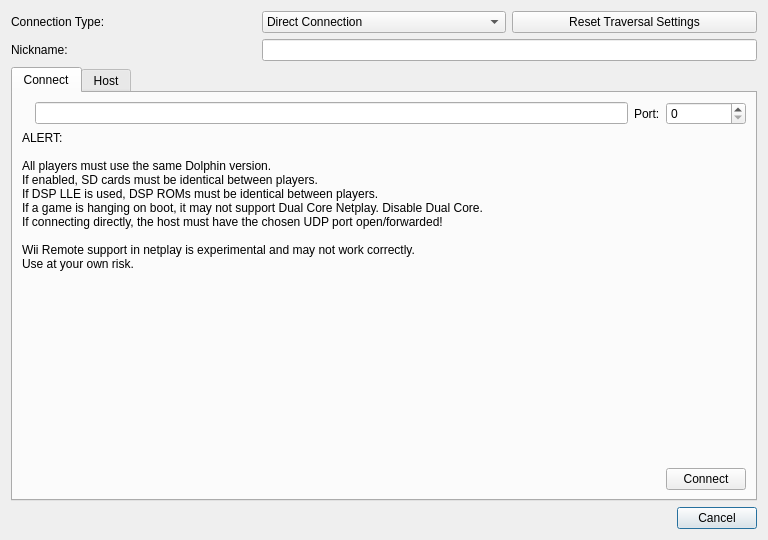
<?xml version="1.0" encoding="UTF-8"?>
<ui version="4.0">
 <class>NetPlaySetupDialog</class>
 <widget class="QDialog" name="NetPlaySetupDialog">
  <property name="geometry">
   <rect>
    <x>0</x>
    <y>0</y>
    <width>768</width>
    <height>540</height>
   </rect>
  </property>
  <property name="windowTitle">
   <string>NetPlay Setup</string>
  </property>
  <layout class="QGridLayout" name="rootLayout">
   <item row="0" column="0">
    <widget class="QLabel" name="connectionTypeLabel">
     <property name="text">
      <string>Connection Type:</string>
     </property>
     <property name="buddy">
      <cstring>connectionTypeCombo</cstring>
     </property>
    </widget>
   </item>
   <item row="0" column="1">
    <widget class="QComboBox" name="connectionTypeCombo">
     <item>
      <property name="text">
       <string>Direct Connection</string>
      </property>
     </item>
     <item>
      <property name="text">
       <string>Traversal Server</string>
      </property>
     </item>
    </widget>
   </item>
   <item row="0" column="2">
    <widget class="QPushButton" name="resetTraversalButton">
     <property name="text">
      <string>Reset Traversal Settings</string>
     </property>
     <property name="autoDefault">
      <bool>false</bool>
     </property>
    </widget>
   </item>
   <item row="1" column="0">
    <widget class="QLabel" name="nicknameLabel">
     <property name="text">
      <string>Nickname:</string>
     </property>
     <property name="buddy">
      <cstring>nicknameEdit</cstring>
     </property>
    </widget>
   </item>
   <item row="1" column="1" colspan="2">
    <widget class="QLineEdit" name="nicknameEdit"/>
   </item>
   <item row="2" column="0" colspan="3">
    <widget class="QTabWidget" name="tabWidget">
     <property name="currentIndex">
      <number>0</number>
     </property>
     <widget class="QWidget" name="connectTab">
      <attribute name="title">
       <string>Connect</string>
      </attribute>
      <layout class="QGridLayout" name="connectLayout">
       <item row="0" column="0">
        <widget class="QLabel" name="ipLabel">
         <property name="text">
          <string notr="true"/>
         </property>
         <property name="buddy">
          <cstring>ipEdit</cstring>
         </property>
        </widget>
       </item>
       <item row="0" column="1">
        <widget class="QLineEdit" name="ipEdit"/>
       </item>
       <item row="0" column="2">
        <widget class="QLabel" name="connectPortLabel">
         <property name="text">
          <string>Port:</string>
         </property>
         <property name="buddy">
          <cstring>connectPortSpinBox</cstring>
         </property>
        </widget>
       </item>
       <item row="0" column="3">
        <widget class="QSpinBox" name="connectPortSpinBox">
         <property name="maximum">
          <number>65535</number>
         </property>
        </widget>
       </item>
       <item row="1" column="0" colspan="4">
        <widget class="QLabel" name="alertLabel">
         <property name="sizePolicy">
          <sizepolicy hsizetype="Minimum" vsizetype="Fixed">
           <horstretch>0</horstretch>
           <verstretch>0</verstretch>
          </sizepolicy>
         </property>
         <property name="text">
          <string>ALERT:

All players must use the same Dolphin version.
If enabled, SD cards must be identical between players.
If DSP LLE is used, DSP ROMs must be identical between players.
If a game is hanging on boot, it may not support Dual Core Netplay. Disable Dual Core.
If connecting directly, the host must have the chosen UDP port open/forwarded!

Wii Remote support in netplay is experimental and may not work correctly.
Use at your own risk.
</string>
         </property>
        </widget>
       </item>
       <item row="2" column="0" rowspan="1" colspan="4">
        <spacer name="connectVerticalSpacer">
         <property name="orientation">
          <enum>Qt::Orientation::Vertical</enum>
         </property>
         <property name="sizeHint" stdset="0">
          <size>
           <width>20</width>
           <height>40</height>
          </size>
         </property>
        </spacer>
       </item>
       <item row="3" column="3">
        <widget class="QPushButton" name="connectButton">
         <property name="text">
          <string>Connect</string>
         </property>
         <property name="autoDefault">
          <bool>false</bool>
         </property>
        </widget>
       </item>
      </layout>
     </widget>
     <widget class="QWidget" name="hostTab">
      <attribute name="title">
       <string>Host</string>
      </attribute>
      <layout class="QGridLayout" name="hostLayout">
       <item row="0" column="0">
        <widget class="QLabel" name="hostPortLabel">
         <property name="text">
          <string>Port:</string>
         </property>
         <property name="buddy">
          <cstring>hostPortSpinBox</cstring>
         </property>
        </widget>
       </item>
       <item row="0" column="1">
        <widget class="QSpinBox" name="hostPortSpinBox">
         <property name="maximum">
          <number>65535</number>
         </property>
        </widget>
       </item>
       <item row="0" column="2" colspan="2">
        <widget class="QCheckBox" name="hostUpnpCheckBox">
         <property name="text">
          <string>Forward port (UPnP)</string>
         </property>
        </widget>
       </item>
       <item row="1" column="0">
        <widget class="QCheckBox" name="showInBrowserCheckBox">
         <property name="text">
          <string>Show in server browser</string>
         </property>
        </widget>
       </item>
       <item row="1" column="1">
        <widget class="QComboBox" name="hostRegionCombo"/>
       </item>
       <item row="1" column="2">
        <widget class="QLineEdit" name="hostNameEdit">
         <property name="toolTip">
          <string>Name of your session shown in the server browser</string>
         </property>
         <property name="placeholderText">
          <string>Name</string>
         </property>
        </widget>
       </item>
       <item row="1" column="3">
        <widget class="QLineEdit" name="hostPasswordEdit">
         <property name="toolTip">
          <string>Password for joining your game (leave empty for none)</string>
         </property>
         <property name="placeholderText">
          <string>Password</string>
         </property>
        </widget>
       </item>
       <item row="2" column="0" colspan="4">
        <widget class="QListWidget" name="hostGamesList"/>
       </item>
       <item row="3" column="0">
        <widget class="QCheckBox" name="forceListenPortCheckBox">
         <property name="text">
          <string>Force Listen Port:</string>
         </property>
        </widget>
       </item>
       <item row="3" column="1">
        <widget class="QSpinBox" name="forceListenPortSpinBox">
         <property name="maximum">
          <number>65535</number>
         </property>
        </widget>
       </item>
       <item row="4" column="0">
        <widget class="QCheckBox" name="chunkedUploadLimitCheckBox">
         <property name="toolTip">
          <string>This will limit the speed of chunked uploading per client, which is used for save sync.</string>
         </property>
         <property name="text">
          <string>Limit Chunked Upload Speed:</string>
         </property>
        </widget>
       </item>
       <item row="4" column="1">
        <widget class="QSpinBox" name="chunkedUploadLimitSpinBox">
         <property name="minimum">
          <number>1</number>
         </property>
         <property name="maximum">
          <number>1000000</number>
         </property>
         <property name="singleStep">
          <number>100</number>
         </property>
         <property name="suffix">
          <string notr="true"> kbps</string>
         </property>
        </widget>
       </item>
       <item row="4" column="3" rowspan="2">
        <widget class="QPushButton" name="hostButton">
         <property name="text">
          <string>Host</string>
         </property>
         <property name="autoDefault">
          <bool>false</bool>
         </property>
        </widget>
       </item>
      </layout>
     </widget>
    </widget>
   </item>
   <item row="3" column="0" colspan="3">
    <widget class="QDialogButtonBox" name="buttonBox">
     <property name="standardButtons">
      <set>QDialogButtonBox::StandardButton::Cancel</set>
     </property>
    </widget>
   </item>
  </layout>
 </widget>
 <tabstops>
  <tabstop>connectionTypeCombo</tabstop>
  <tabstop>resetTraversalButton</tabstop>
  <tabstop>nicknameEdit</tabstop>
  <tabstop>tabWidget</tabstop>
  <tabstop>ipEdit</tabstop>
  <tabstop>connectPortSpinBox</tabstop>
  <tabstop>connectButton</tabstop>
  <tabstop>hostPortSpinBox</tabstop>
  <tabstop>hostUpnpCheckBox</tabstop>
  <tabstop>showInBrowserCheckBox</tabstop>
  <tabstop>hostRegionCombo</tabstop>
  <tabstop>hostNameEdit</tabstop>
  <tabstop>hostPasswordEdit</tabstop>
  <tabstop>hostGamesList</tabstop>
  <tabstop>forceListenPortCheckBox</tabstop>
  <tabstop>forceListenPortSpinBox</tabstop>
  <tabstop>chunkedUploadLimitCheckBox</tabstop>
  <tabstop>chunkedUploadLimitSpinBox</tabstop>
  <tabstop>hostButton</tabstop>
  <tabstop>buttonBox</tabstop>
 </tabstops>
 <resources/>
 <connections/>
</ui>
